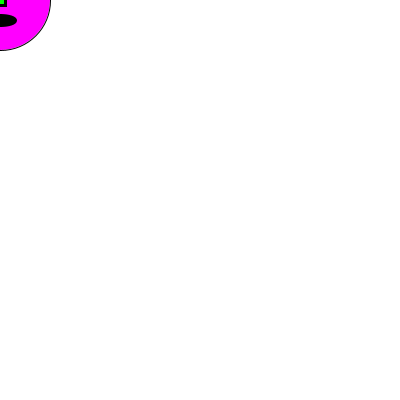
Frame 1 (no input)
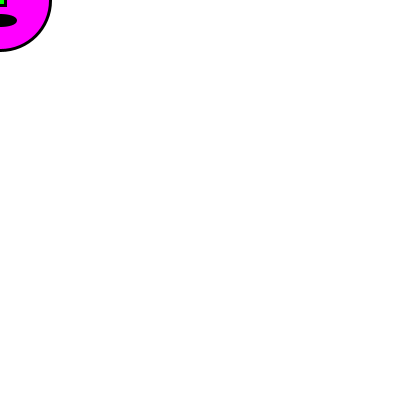
Frame 60 (the mouse pressed at the canvas centre just before this capture)
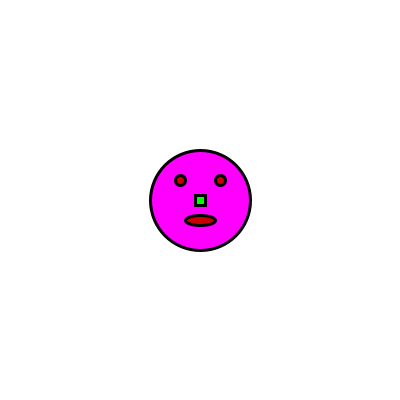
Frame 120 (the mouse held since frame 60 and released just before this capture)

The Processing sketch that drew these frames (run headless with seeded random() and noise(); from frame 60 on, the mouse is pressed at the canvas centre):

// Processing sketch: processing_78266
// ── processing_78266.pde

void setup() {
// Set the size of the window
size(400,400);
frameRate(30);
}
 
void draw() {
background(255);
  
  ellipseMode(CENTER);
  rectMode(CENTER);
   
  stroke(0);
    fill (255,0,255);
  ellipse (mouseX,mouseY,100, 100);
   
  strokeWeight(3);
  fill(mouseX,0,0);
  ellipse(mouseX-20,mouseY-20, 10, 10);
  ellipse(mouseX+20,mouseY-20,10, 10);
  ellipse(mouseX,mouseY+20,30, 10);
  fill(0,255,0);
  rect(mouseX,mouseY,10,10);
  

}
 
void mousePressed() {
  background (0,255,0);
}
